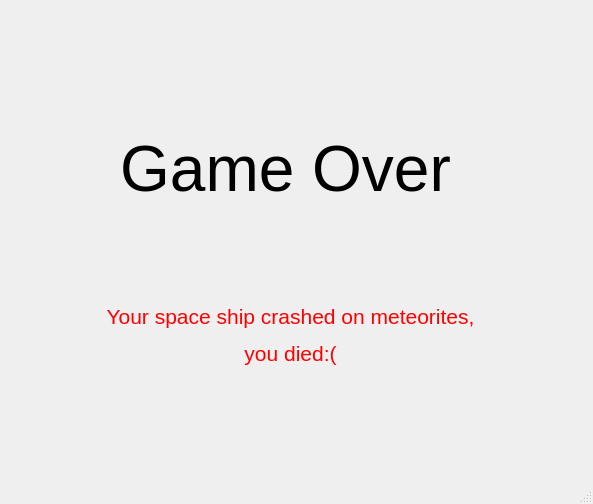
<?xml version="1.0" encoding="UTF-8"?>
<ui version="4.0">
 <class>MainWindow</class>
 <widget class="QMainWindow" name="MainWindow">
  <property name="geometry">
   <rect>
    <x>0</x>
    <y>0</y>
    <width>593</width>
    <height>504</height>
   </rect>
  </property>
  <property name="windowTitle">
   <string>MainWindow</string>
  </property>
  <widget class="QWidget" name="centralwidget">
   <widget class="QLabel" name="label">
    <property name="geometry">
     <rect>
      <x>60</x>
      <y>120</y>
      <width>451</width>
      <height>101</height>
     </rect>
    </property>
    <property name="text">
     <string>&lt;html&gt;&lt;head/&gt;&lt;body&gt;&lt;p align=&quot;center&quot;&gt;&lt;span style=&quot; font-size:48pt;&quot;&gt;Game Over&lt;/span&gt;&lt;/p&gt;&lt;/body&gt;&lt;/html&gt;</string>
    </property>
   </widget>
   <widget class="QLabel" name="label_2">
    <property name="geometry">
     <rect>
      <x>-90</x>
      <y>270</y>
      <width>761</width>
      <height>131</height>
     </rect>
    </property>
    <property name="text">
     <string>&lt;html&gt;&lt;head/&gt;&lt;body&gt;&lt;p align=&quot;center&quot;&gt;&lt;span style=&quot; font-size:16pt; color:#ff0000;&quot;&gt;Your space ship crashed on meteorites,&lt;/span&gt;&lt;/p&gt;&lt;p align=&quot;center&quot;&gt;&lt;span style=&quot; font-size:16pt; color:#ff0000;&quot;&gt;  you died:(&lt;/span&gt;&lt;/p&gt;&lt;/body&gt;&lt;/html&gt;</string>
    </property>
   </widget>
  </widget>
  <widget class="QMenuBar" name="menubar">
   <property name="geometry">
    <rect>
     <x>0</x>
     <y>0</y>
     <width>593</width>
     <height>26</height>
    </rect>
   </property>
  </widget>
  <widget class="QStatusBar" name="statusbar"/>
 </widget>
 <resources/>
 <connections/>
</ui>
